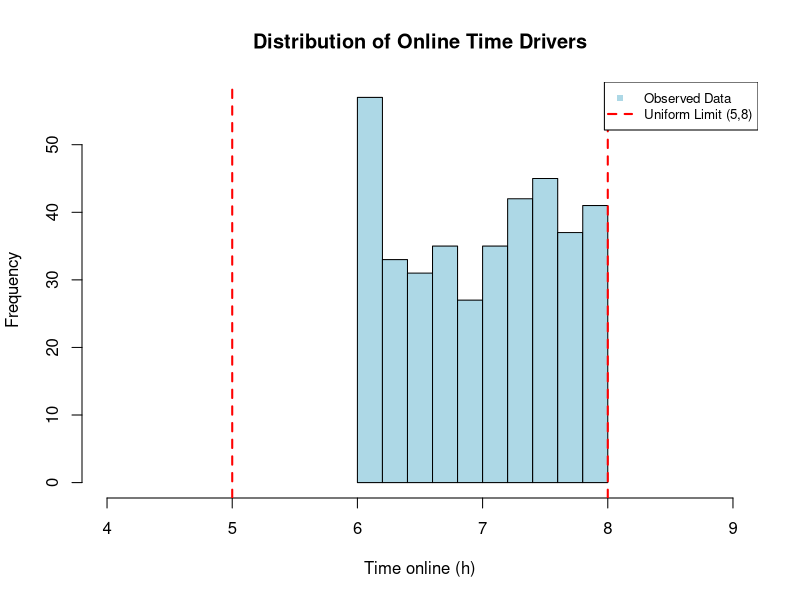
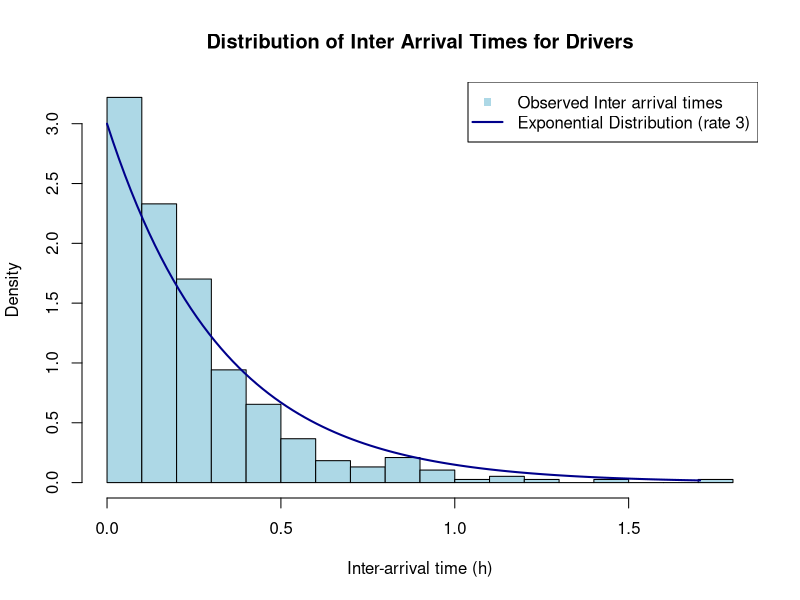
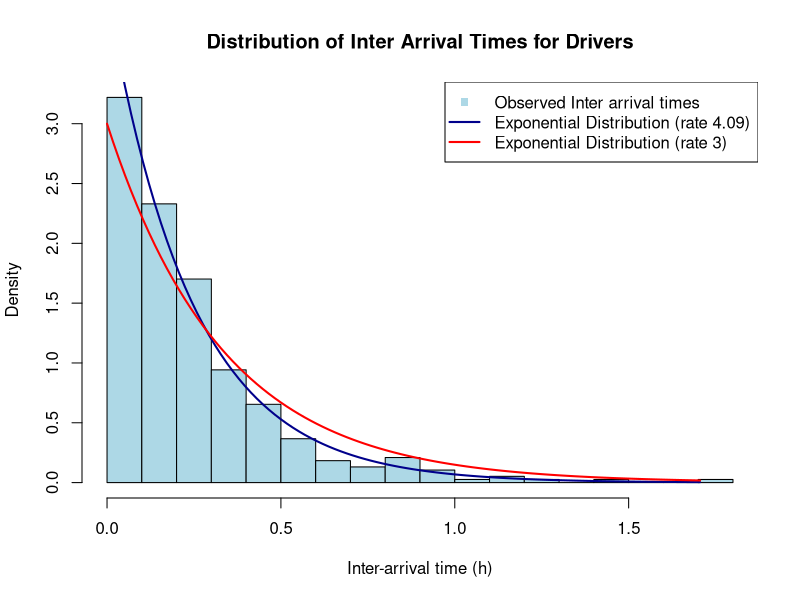
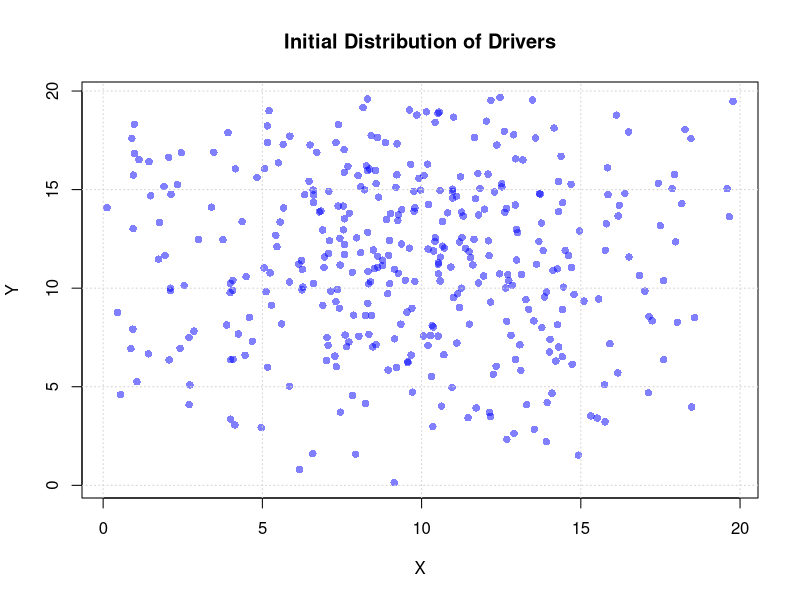
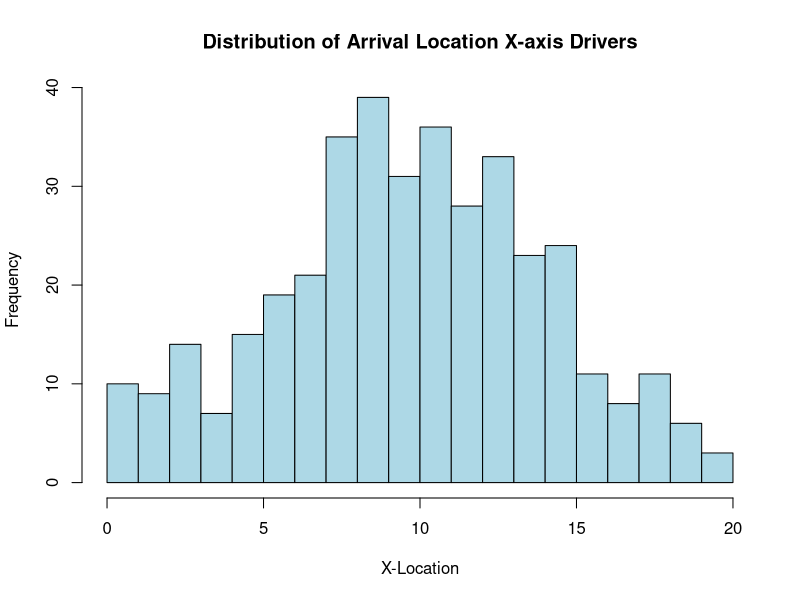
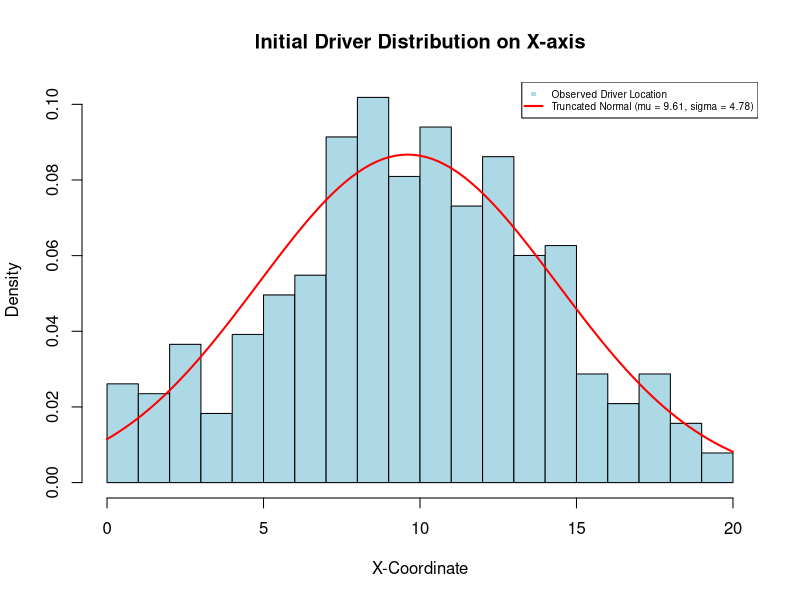
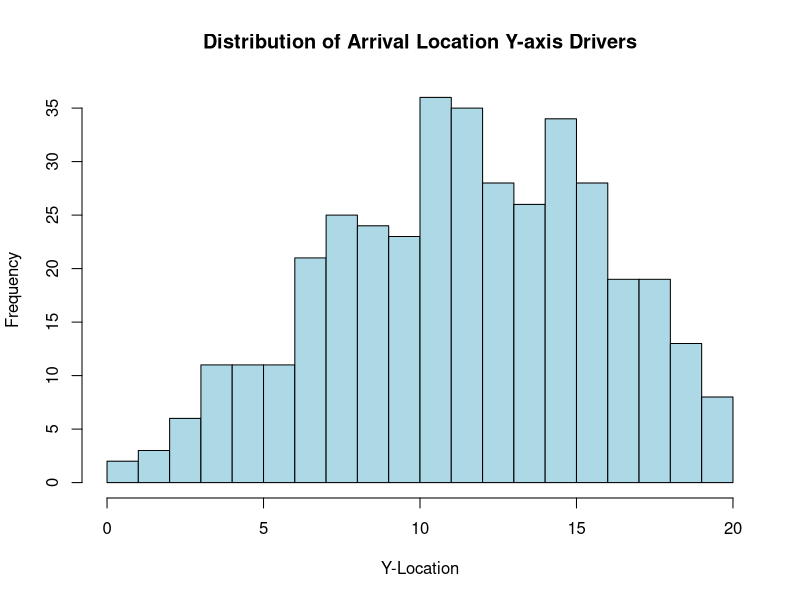
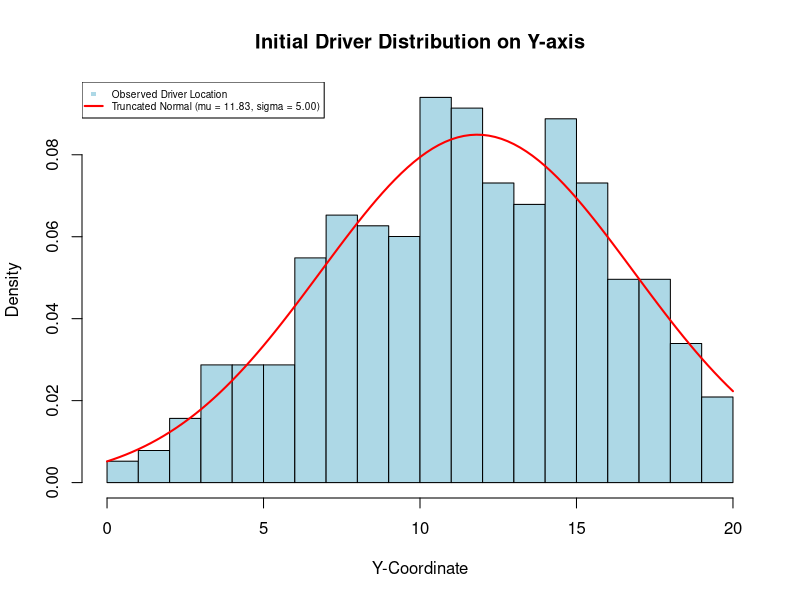

Reproduce these figures in R, in order.
## ---- chunk 1
#install.packages("readxl")
library(readxl)
## ---- chunk 2
#load datatset
drivers <- read_excel("drivers.xlsx", sheet = "Sheet1")

print(head(drivers))
print(nrow(drivers))

#NAs
sum(is.na(drivers))

## ---- chunk 3
#Online time of each driver
drivers$online_time <- as.numeric(difftime(drivers$offline_datetime,
                                           drivers$arrival_datetime, units="hours"))
#Inter-arrival time for driver (nrow-1 observation!)
drivers$inter_arr <- c(NA,diff(drivers$arrival_datetime)/3600) #in hour
#Arrival coordinates:

#x-axis
drivers$x_coordinate <- as.numeric(gsub("[()]", "", 
                            sapply(strsplit(drivers$initial_location, ", "), "[", 1)))

#y-axis
drivers$y_coordinate <- as.numeric(gsub("[()]", "", 
                            sapply(strsplit(drivers$initial_location, ", "), "[", 2)))

#verify
head(drivers[, c("id", "x_coordinate", "y_coordinate")])


## ---- chunk 4
#histogram
hist(drivers$online_time,
     col = "lightblue",
     border = "black",
     main = "Distribution of Online Time Drivers",
     xlab = "Time online (h)",
     ylab = "Frequency",
     xlim=c(4,9))


#Add red line (paper says uniform between 5 and 8)
abline(v = 5, col = "red", lty = 2, lwd = 2)  
abline(v = 8, col = "red", lty = 2, lwd = 2)

legend("topright", legend = c("Observed Data", "Uniform Limit (5,8)"),
       col = c("lightblue", "red"), lty = c(NA, 2), pch = c(15, NA), lwd = c(NA, 2),
       bg = "white",cex=0.8)
## ---- chunk 5
#test for online time of drivers

#H0: Uniform(6,8)
a <- 6
b <- 8

#we can perform a CHI-SQUARED TEST, it's possible to assume that each driver online time is independent from other drivers, then we can perform a Chi-Squared test

#We will work with bins with constat prova inside each

#thumb-rule, choos k in order to have expected number of observation in each bin >=5
n_drivers <- nrow(drivers)

#383 observation, seems reasonable to have k = 20

alpha <- 0.10

k <- 20

p <- 1/k

expected_i <- n_drivers * p #greater than 5, thumb rule ok

bins <- seq(a, b, length.out = k + 1)

counting <- cut(drivers$online_time, breaks = bins, include.lowest = TRUE)

O_i <- table(counting)

chi_stat <- sum((O_i - expected_i)^2/expected_i)

chi_quant <- qchisq(1 - alpha, k-1, lower.tail = TRUE)

chi_stat > chi_quant

print(chi_stat)
print(chi_quant)

#FAIL TO REJECT H0 !!!!!!! ONLINE TIME DRIVERS IS UNIFORM(6,8)
## ---- chunk 6
hist(drivers$inter_arr,
     col = "lightblue",
     border = "black",
     probability = TRUE,
     breaks=20,
     main = "Distribution of Inter Arrival Times for Drivers",
     xlab = "Inter-arrival time (h)",
     ylab = "Density")

x_vals <- seq(0, max(na.omit(drivers$inter_arr)), length.out = 100)
lines(x_vals, dexp(x_vals, rate = 3), col = "darkblue", lwd = 2)

legend("topright", legend = c("Observed Inter arrival times", 
                              "Exponential Distribution (rate 3)"),
       col = c("lightblue", "darkblue"), lty = c(NA, 1), 
       pch = c(15, NA), lwd = c(NA, 2),
       bg = "white")
## ---- chunk 7
#Again inter-arrival time of drivers can be assumed as independent, so we perform a chi-squared test

lambda <- 3
k <- 20 #as before

p <- 1/k

expected_i <- n_drivers * p

#build intervals with constant prob inside

num_int <- 0:(k-1)

bins<- c(-log( 1 - num_int / k) / lambda, Inf) #build k intervals with const
                                                #prob

#count O_i

counting <- cut(na.omit(drivers$inter_arr), breaks = bins, 
                include.lowest = TRUE)

O_i <- table(counting)

chi_stat <- sum((O_i - expected_i)^2/expected_i)

chi_quant <- qchisq(1 - alpha, k-1, lower.tail = TRUE)

chi_stat > chi_quant

print(chi_stat)
print(chi_quant)
#REFUSE EXPONENTIAL WITH RATE =3 REJECT H0!!!!

## ---- chunk 8
#Since the distribution of inter arrival times seems to follow an exponential distribution 

lambda_hat <- 1/mean(na.omit(drivers$inter_arr))
cat("lambda MLE is:", lambda_hat,"\n")

#H0 is inter-arrival time is exp(rate=lamda.hat)
k <- 20 #as before

p <- 1/k

expected_i <- n_drivers * p

#build intervals with constant prob inside

num_int <- 0:(k-1)

bins<- c(-log( 1 - num_int / k) / lambda_hat, Inf) #build k intervals with const
                                                #prob

#count O_i

counting <- cut(na.omit(drivers$inter_arr), breaks = bins, 
                include.lowest = TRUE)

O_i <- table(counting)

chi_stat <- sum((O_i - expected_i)^2/expected_i)

chi_quant <- qchisq(1 - alpha, k-1-1, lower.tail = TRUE) #fix the dof bcs we estimated lambda hat

chi_stat > chi_quant

print(chi_stat)
print(chi_quant)

#SO INTER-ARRIVAL LOCATION FOLLOWS A EXP(rate= lambda_hat (4....))|!H0
## ---- chunk 9
hist(drivers$inter_arr,
     col = "lightblue",
     border = "black",
     probability = TRUE,
     breaks=20,
     main = "Distribution of Inter Arrival Times for Drivers",
     xlab = "Inter-arrival time (h)",
     ylab = "Density")

x_vals <- seq(0, max(na.omit(drivers$inter_arr)), length.out = 100)
lines(x_vals, dexp(x_vals, rate = lambda_hat), col = "darkblue", lwd = 2)
lines(x_vals, dexp(x_vals, rate = 3), col = "red", lwd = 2)

legend("topright", legend = c("Observed Inter arrival times", 
                              paste0("Exponential Distribution (rate ",
                              round(lambda_hat, 2),")"), 
                              "Exponential Distribution (rate 3)"),
       col = c("lightblue", "darkblue","red"), lty = c(NA, 1, 1), 
       pch = c(15, NA,NA), lwd = c(NA, 2,2),
       bg = "white")
## ---- chunk 10
plot(drivers$x_coordinate, drivers$y_coordinate,
     col = rgb(0, 0, 1, 0.5), pch = 16,
     xlab = "X", ylab = "Y",
     main = "Initial Distribution of Drivers")
grid()

## ---- chunk 11
#let's test for Uniform( 0, 20 ) * Uniform(0 , 20), assuming independence between location for each driver. We perform chisquared

k <- 5
a <- 0
b <- 20

#bins on x and y
x_seq <- seq(a, b , length.out = k + 1)
y_seq <- seq(a, b , length.out = k + 1)


#count on x and y
x_count <- cut(drivers$x_coordinate, breaks = x_seq, include.lowest = TRUE)
y_count <- cut(drivers$y_coordinate, breaks = y_seq, include.lowest = TRUE)

obs_table <- table(x_count, y_count)

obs_table

expected_i <- sum(obs_table) / (k * k)

chi_stat <- sum((O_i - expected_i)^2/expected_i)

chi_quant <- qchisq(1 - alpha, k*k-1, lower.tail = TRUE)

chi_stat > chi_quant

print(chi_stat)

print(chi_quant) 

#NOT UNIFORM AT ALL!!!!!
## ---- chunk 12
#X-axis
hist(drivers$x_coordinate, col = "lightblue", border = "black",
     main = "Distribution of Arrival Location X-axis Drivers", 
     xlab = "X-Location",
     breaks=20,
     ylab = "Frequency")
## ---- chunk 13
library(truncnorm)
library(stats4)
nll <- function(mu, sigma) {
  
  -sum(log(dtruncnorm(drivers$x_coordinate, a = 0, b = 20, mean = mu, sd = sigma)))
}

fit_trunc <- mle(nll, start = list(mu = mean(drivers$x_coordinate), sigma = sd(drivers$x_coordinate)))
summary(fit_trunc)

mu_est <- fit_trunc@coef["mu"]       
sigma_est <- fit_trunc@coef["sigma"]


F_trunc <- function(x, mu, sigma) {
  lower <- 0
  upper <- 20
  (pnorm(x, mean = mu, sd = sigma) - pnorm(lower, mean = mu, sd = sigma)) /
    (pnorm(upper, mean = mu, sd = sigma) - pnorm(lower, mean = mu, sd = sigma))
}

ks_result <- ks.test(drivers$x_coordinate, function(x) F_trunc(x, mu_est, sigma_est))
print(ks_result)

# Plot histogram with density overlay in English
hist(drivers$x_coordinate, 
     col = "lightblue", border = "black",
     main = "Initial Driver Distribution on X-axis", 
     xlab = "X-Coordinate", 
     breaks = 20,
     ylab = "Density", 
     probability = TRUE)

# Plot the fitted truncated normal density curve
curve(dtruncnorm(x, a = 0, b = 20, mean = mu_est, sd = sigma_est), 
      from = 0, to = 20, 
      add = TRUE, col = "red", lwd = 2)

# Add legend with a blue square for observed data and red line with parameter estimates
legend("topright", 
       legend = c("Observed Driver Location ", sprintf("Truncated Normal (mu = %.2f, sigma = %.2f)", mu_est, sigma_est)),
       col = c("lightblue", "red"),
       pch = c(15, NA),  
       lty = c(NA, 1),    
       lwd = c(NA, 2),
       cex=0.6)
## ---- chunk 14


## ---- chunk 15
#Y-axis
hist(drivers$y_coordinate, col = "lightblue", border = "black",
     main = "Distribution of Arrival Location Y-axis Drivers",
     xlab = "Y-Location", breaks=20,
     ylab = "Frequency")
## ---- chunk 16
nll <- function(mu, sigma) {
  
  -sum(log(dtruncnorm(drivers$y_coordinate, a = 0, b = 20, mean = mu, sd = sigma)))
}

fit_trunc <- mle(nll, start = list(mu = mean(drivers$y_coordinate), sigma = sd(drivers$y_coordinate)))
summary(fit_trunc)

mu_est <- fit_trunc@coef["mu"]       
sigma_est <- fit_trunc@coef["sigma"]


F_trunc <- function(x, mu, sigma) {
  lower <- 0
  upper <- 20
  (pnorm(x, mean = mu, sd = sigma) - pnorm(lower, mean = mu, sd = sigma)) /
    (pnorm(upper, mean = mu, sd = sigma) - pnorm(lower, mean = mu, sd = sigma))
}

ks_result <- ks.test(drivers$y_coordinate, function(x) F_trunc(x, mu_est, sigma_est))
print(ks_result)

# Plot histogram with density overlay in English
hist(drivers$y_coordinate, 
     col = "lightblue", border = "black",
     main = "Initial Driver Distribution on Y-axis", 
     xlab = "Y-Coordinate", 
     breaks = 20,
     ylab = "Density", 
     probability = TRUE)

# Plot the fitted truncated normal density curve
curve(dtruncnorm(x, a = 0, b = 20, mean = mu_est, sd = sigma_est), 
      from = 0, to = 20, 
      add = TRUE, col = "red", lwd = 2)

# Add legend with a blue square for observed data and red line with parameter estimates
legend("topleft", 
       legend = c("Observed Driver Location ", sprintf("Truncated Normal (mu = %.2f, sigma = %.2f)", mu_est, sigma_est)),
       col = c("lightblue", "red"),
       pch = c(15, NA),  
       lty = c(NA, 1),    
       lwd = c(NA, 2),
       cex=0.6)



## ---- chunk 17


## ---- chunk 18
#load datatset
riders <- read_excel("riders.xlsx", sheet = "Sheet1")

print(head(riders))
print(nrow(riders))
## ---- chunk 19

#Inter-arrival time for driver (nrow-1 observation!)
riders$inter_arr <- c(NA,diff(riders$request_datetime)/3600) #in hour

riders$ride_time <- as.numeric(difftime(riders$dropoff_datetime,
                                           riders$pickup_datetime, units="hours"))

#Arrival coordinates:

#x-axis PICK UP
riders$x_coordinate_pu <- as.numeric(gsub("[()]", "", 
                            sapply(strsplit(riders$pickup_location, ", "), "[", 1)))

#y-axis PICK UP
riders$y_coordinate_pu <- as.numeric(gsub("[()]", "", 
                            sapply(strsplit(riders$pickup_location, ", "), "[", 2)))

#x-axis DROP OFF
riders$x_coordinate_do <- as.numeric(gsub("[()]", "", 
                            sapply(strsplit(riders$dropoff_location, ", "), "[", 1)))

#y-axis DROP OFF
riders$y_coordinate_do <- as.numeric(gsub("[()]", "", 
                            sapply(strsplit(riders$dropoff_location, ", "), "[", 2)))


#verify
head(riders[, c("id" ,"x_coordinate_pu", "y_coordinate_pu","x_coordinate_do", "y_coordinate_do", "inter_arr","ride_time")])
## ---- chunk 20
#inter-arrival riders

#histogram for inter-arrival
hist(riders$inter_arr, col = "lightblue", border = "black", probability = TRUE,
     breaks=20, main = "Distribution of Inter Arrival Times for Riders", 
     xlab = "Inter-arrival time (h)",mylab = "Density")

#plot over the hist the candidate distribution
x_vals <- seq(0, max(na.omit(riders$inter_arr)), length.out = 100)
lines(x_vals, dexp(x_vals, rate = 30), col = "darkblue", lwd = 2)

legend("topright", legend = c("Observed Inter arrival times", 
                              "Exponential Distribution (rate 30)"),
       col = c("lightblue", "darkblue"), lty = c(NA, 1), pch = c(15, NA),
       lwd = c(NA, 2), bg = "white")
## ---- chunk 21
n_riders <- nrow(riders)
#3040 observations, k = 300 seems reasonable

#Again inter-arrival time of riders can be assumed as independent, so we perform a chi-squared test

lambda <- 30
k <- 300 #as before

p <- 1/k

expected_i <- n_riders * p #greater than 10 (thumb rule is ok)

#build intervals with constant prob inside

num_int <- 0:(k-1)

bins<- c(-log( 1 - num_int / k) / lambda, Inf) #build k intervals with const
                                                #prob

#count O_i

counting <- cut(na.omit(riders$inter_arr), breaks = bins, 
                include.lowest = TRUE)

O_i <- table(counting)

chi_stat <- sum((O_i - expected_i)^2/expected_i)

chi_quant <- qchisq(1 - alpha, k-1, lower.tail = TRUE)

chi_stat > chi_quant

print(chi_stat)
print(chi_quant)
#ACCEPT EXP (rate = 30 ) for riders inter arrival time

## ---- chunk 22
#PICK-UP LOCATION
plot(riders$x_coordinate_pu, riders$y_coordinate_pu,
     col = rgb(0, 0, 1, 0.5), pch = 16,
     xlab = "X", ylab = "Y",
     main = "Pick-up Position Distribution of Riders")
grid()

## ---- chunk 23
k <- 20
a <- 0
b <- 20

#bins on x and y
x_seq <- seq(a, b , length.out = k + 1)
y_seq <- seq(a, b , length.out = k + 1)


#count on x and y
x_count <- cut(riders$x_coordinate_pu, breaks = x_seq, include.lowest = TRUE)
y_count <- cut(riders$y_coordinate_pu, breaks = y_seq, include.lowest = TRUE)

obs_table <- table(x_count, y_count)

expected_i <- sum(obs_table) / (k * k)

chi_stat <- sum((O_i - expected_i)^2/expected_i)

chi_quant <- qchisq(1 - alpha, k*k-1, lower.tail = TRUE)

chi_stat > chi_quant

print(chi_stat)

print(chi_quant) 
#CLEARLY NOT UNIFORM!
## ---- chunk 24
#X-axis pickup riders
hist(riders$x_coordinate_pu, col = "lightblue", border = "black",
     main = "Pick-up Location Distribution on X-axis for Riders", 
     xlab = "X-Location", breaks=20,
     ylab = "Frequency")
## ---- chunk 25
# x pu

library(truncnorm)
library(stats4)

nll <- function(mu, sigma) {
  
  -sum(log(dtruncnorm(riders$x_coordinate_pu, a = 0, b = 20, mean = mu, sd = sigma)))
}

fit_trunc <- mle(nll, start = list(mu = mean(riders$x_coordinate_pu), sigma = sd(riders$x_coordinate_pu)))
summary(fit_trunc)

mu_est <- fit_trunc@coef["mu"]       
sigma_est <- fit_trunc@coef["sigma"]


F_trunc <- function(x, mu, sigma) {
  lower <- 0
  upper <- 20
  (pnorm(x, mean = mu, sd = sigma) - pnorm(lower, mean = mu, sd = sigma)) /
    (pnorm(upper, mean = mu, sd = sigma) - pnorm(lower, mean = mu, sd = sigma))
}

ks_result <- ks.test(riders$x_coordinate_pu, function(x) F_trunc(x, mu_est, sigma_est))
print(ks_result)

# Plot histogram with density overlay in English
hist(riders$x_coordinate_pu, 
     col = "lightblue", border = "black",
     main = "Pick-up Location Distribution on X-axis", 
     xlab = "X-Coordinate", 
     breaks = 20,
     ylab = "Density", 
     probability = TRUE)

# Plot the fitted truncated normal density curve
curve(dtruncnorm(x, a = 0, b = 20, mean = mu_est, sd = sigma_est), 
      from = 0, to = 20, 
      add = TRUE, col = "red", lwd = 2)

# Add legend with a blue square for observed data and red line with parameter estimates
legend("topright", 
       legend = c("Observed Rider Location", sprintf("Truncated Normal (mu = %.2f, sigma = %.2f)", mu_est, sigma_est)),
       col = c("lightblue", "red"),
       pch = c(15, NA),  
       lty = c(NA, 1),    
       lwd = c(NA, 2),
       cex=0.8)
## ---- chunk 26

## ---- chunk 27
#Y-axis pickup riders
hist(riders$y_coordinate_pu, col = "lightblue", border = "black",
     main = "Pick-up Location Distribution on Y-axis for Riders",
     xlab = "Y-Location", breaks=20,
     ylab = "Frequency")
## ---- chunk 28
# y pu

nll <- function(mu, sigma) {
  
  -sum(log(dtruncnorm(riders$y_coordinate_pu, a = 0, b = 20, mean = mu, sd = sigma)))
}

fit_trunc <- mle(nll, start = list(mu = mean(riders$y_coordinate_pu), sigma = sd(riders$y_coordinate_pu)))
summary(fit_trunc)

mu_est <- fit_trunc@coef["mu"]       
sigma_est <- fit_trunc@coef["sigma"]


F_trunc <- function(x, mu, sigma) {
  lower <- 0
  upper <- 20
  (pnorm(x, mean = mu, sd = sigma) - pnorm(lower, mean = mu, sd = sigma)) /
    (pnorm(upper, mean = mu, sd = sigma) - pnorm(lower, mean = mu, sd = sigma))
}

ks_result <- ks.test(riders$y_coordinate_pu, function(x) F_trunc(x, mu_est, sigma_est))
print(ks_result)

# Plot histogram with density overlay in English
hist(riders$y_coordinate_pu, 
     col = "lightblue", border = "black",
     main = "Pick-up Location Distribution on Y-axis", 
     xlab = "Y-Coordinate", 
     breaks = 20,
     ylab = "Density", 
     probability = TRUE)

# Plot the fitted truncated normal density curve
curve(dtruncnorm(x, a = 0, b = 20, mean = mu_est, sd = sigma_est), 
      from = 0, to = 20, 
      add = TRUE, col = "red", lwd = 2)

# Add legend with a blue square for observed data and red line with parameter estimates
legend("topright", 
       legend = c("Observed Rider Location", sprintf("Truncated Normal (mu = %.2f, sigma = %.2f)", mu_est, sigma_est)),
       col = c("lightblue", "red"),
       pch = c(15, NA),  
       lty = c(NA, 1),    
       lwd = c(NA, 2),
       cex=0.7)
## ---- chunk 29
#DROP-OFF
plot(riders$x_coordinate_do, riders$y_coordinate_do,
     col = rgb(0, 0, 1, 0.5), pch = 16,
     xlab = "X", ylab = "Y",
     main = "Drop-Off Position Distribution of Riders")
grid()

## ---- chunk 30
k <- 20
a <- 0
b <- 20

#bins on x and y
x_seq <- seq(a, b , length.out = k + 1)
y_seq <- seq(a, b , length.out = k + 1)


#count on x and y
x_count <- cut(riders$x_coordinate_do, breaks = x_seq, include.lowest = TRUE)
y_count <- cut(riders$y_coordinate_do, breaks = y_seq, include.lowest = TRUE)

obs_table <- table(x_count, y_count)

expected_i <- sum(obs_table) / (k * k)

chi_stat <- sum((O_i - expected_i)^2/expected_i)

chi_quant <- qchisq(1 - alpha, k*k-1, lower.tail = TRUE)

chi_stat > chi_quant

print(chi_stat)

print(chi_quant)

#NOT UNIFORM
## ---- chunk 31
hist(riders$x_coordinate_do, col = "lightblue", border = "black",
     main = "Drop-off Location Distribution on X-axis for Riders",
     xlab = "X-Location", breaks=20,
     ylab = "Frequency")
## ---- chunk 32
nll <- function(mu, sigma) {
  
  -sum(log(dtruncnorm(riders$x_coordinate_do, a = 0, b = 20, mean = mu, sd = sigma)))
}

fit_trunc <- mle(nll, start = list(mu = mean(riders$x_coordinate_do), sigma = sd(riders$x_coordinate_do)))
summary(fit_trunc)

mu_est <- fit_trunc@coef["mu"]       
sigma_est <- fit_trunc@coef["sigma"]


F_trunc <- function(x, mu, sigma) {
  lower <- 0
  upper <- 20
  (pnorm(x, mean = mu, sd = sigma) - pnorm(lower, mean = mu, sd = sigma)) /
    (pnorm(upper, mean = mu, sd = sigma) - pnorm(lower, mean = mu, sd = sigma))
}

ks_result <- ks.test(riders$x_coordinate_do, function(x) F_trunc(x, mu_est, sigma_est))
print(ks_result)

# Plot histogram with density overlay in English
hist(riders$x_coordinate_do, 
     col = "lightblue", border = "black",
     main = "Drop-off Location Distribution on X-axis", 
     xlab = "X-Coordinate", 
     breaks = 20,
     ylab = "Density", 
     probability = TRUE)

# Plot the fitted truncated normal density curve
curve(dtruncnorm(x, a = 0, b = 20, mean = mu_est, sd = sigma_est), 
      from = 0, to = 20, 
      add = TRUE, col = "red", lwd = 2)

# Add legend with a blue square for observed data and red line with parameter estimates
legend("topright", 
       legend = c("Observed Rider Location", sprintf("Truncated Normal (mu = %.2f, sigma = %.2f)", mu_est, sigma_est)),
       col = c("lightblue", "red"),
       pch = c(15, NA),  
       lty = c(NA, 1),    
       lwd = c(NA, 2),
       cex=0.6)
## ---- chunk 33

## ---- chunk 34
#Y-axis pickup riders
hist(riders$y_coordinate_do, col = "lightblue", border = "black",
     main = "Drop-Off Location Distribution on Y-axis for Riders", 
     xlab = "Y-Location", breaks=20,
     ylab = "Frequency")
## ---- chunk 35
#test again normality
nll <- function(mu, sigma) {
  
  -sum(log(dtruncnorm(riders$y_coordinate_do, a = 0, b = 20, mean = mu, sd = sigma)))
}

fit_trunc <- mle(nll, start = list(mu = mean(riders$y_coordinate_do), sigma = sd(riders$y_coordinate_do)))
summary(fit_trunc)

mu_est <- fit_trunc@coef["mu"]       
sigma_est <- fit_trunc@coef["sigma"]


F_trunc <- function(x, mu, sigma) {
  lower <- 0
  upper <- 20
  (pnorm(x, mean = mu, sd = sigma) - pnorm(lower, mean = mu, sd = sigma)) /
    (pnorm(upper, mean = mu, sd = sigma) - pnorm(lower, mean = mu, sd = sigma))
}

ks_result <- ks.test(riders$y_coordinate_do, function(x) F_trunc(x, mu_est, sigma_est))
print(ks_result)

# Plot histogram with density overlay in English
hist(riders$y_coordinate_do, 
     col = "lightblue", border = "black",
     main = "Drop-off Location Distribution on Y-axis", 
     xlab = "Y-Coordinate", 
     breaks = 20,
     ylab = "Density", 
     probability = TRUE)

# Plot the fitted truncated normal density curve
curve(dtruncnorm(x, a = 0, b = 20, mean = mu_est, sd = sigma_est), 
      from = 0, to = 20, 
      add = TRUE, col = "red", lwd = 2)

# Add legend with a blue square for observed data and red line with parameter estimates
legend("topleft", 
       legend = c("Observed Rider Location", sprintf("Truncated Normal (mu = %.2f, sigma = %.2f)", mu_est, sigma_est)),
       col = c("lightblue", "red"),
       pch = c(15, NA),  
       lty = c(NA, 1),    
       lwd = c(NA, 2),
       cex=0.6)

## ---- chunk 36
# Default is NA
riders$ride_length <- NA

#Search for riders that started and finished the ride
valid_rides <- !is.na(riders$pickup_datetime) & !is.na(riders$dropoff_datetime)

#for that riders compute length od the ride
riders$ride_length[valid_rides] <- sqrt(
  (riders$x_coordinate_pu[valid_rides] - riders$x_coordinate_do[valid_rides])^2 + 
  (riders$y_coordinate_pu[valid_rides] - riders$y_coordinate_do[valid_rides])^2
)


# Verify
head(riders[, c("id", "x_coordinate_pu", "y_coordinate_pu", "x_coordinate_do", "y_coordinate_do", "ride_length")])

## ---- chunk 37
#mu_t is epected time of the ride
riders$expected_time <- riders$ride_length / 20

#lower and upper time for the ride
riders$lower_bound_time <- 0.8 * riders$expected_time
riders$upper_bound_time <- 1.2 * riders$expected_time

#Count how many of the rides have time that stay inside the bounds
within_bounds <- riders$ride_time[valid_rides] >= riders$lower_bound_time[valid_rides] &
                 riders$ride_time[valid_rides] <= riders$upper_bound_time[valid_rides]

#Percentange
percentage_within_bounds <- mean(within_bounds) * 100

cat("Percentage of the rides that have a time that is between 0.8 mu_t and 1.2 u_t is:",percentage_within_bounds,"%\n")
## ---- chunk 38
#normalise ride_time by mu_t in order to plot hist:
normal_ride_time <- riders$ride_time[valid_rides]/riders$expected_time[valid_rides]

#histogram
hist(normal_ride_time, col = "lightblue", border = "black",
     main = "Distribution of factor multiplying mu_t", xlab = "Factor",
     ylab = "Frequency", xlim=c(0.5,1.5))


#Add red line (paper says uniform between 5 and 8)
abline(v = 0.8, col = "red", lty = 2, lwd = 2)  
abline(v = 1.2, col = "red", lty = 2, lwd = 2)

legend("topright", legend = c("Observed Factors", "Uniform Limit (0.8,1.2)"),
       col = c("lightblue", "red"), lty = c(NA, 2), pch = c(15, NA), 
       lwd = c(NA, 2), bg = "white",cex=0.8)
## ---- chunk 39
#Since time of each ride can be dependent on others (example: peak hours all the rides can take longer than usual) this time we perform a Kolmogorov - Smirnov Test

a <- 0.8
b <- 1.2

n <- length(normal_ride_time)
F_n <- (1:n)/n 

F_true <- (sort(normal_ride_time) - a) / (b -a)

D <- max(abs(F_true - F_n)) #Correct!! same result as R function (see later)

C_0.9 <- 1.224 #FROM SLIDES

(sqrt(n) + 0.12 + 0.11/sqrt(n)) * D > C_0.9
## ---- chunk 40

#double-check
ks_result <- ks.test(normal_ride_time, "punif", min = 0.8, max = 1.2)

print(ks_result)
